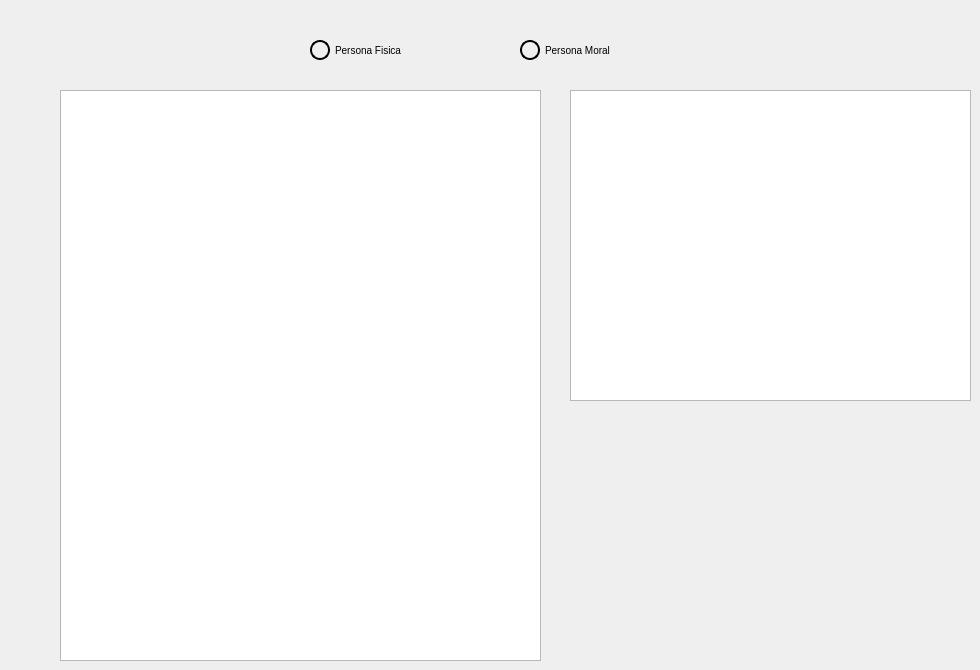
            <widget class="QWidget" name="tab_19">
             <attribute name="title">
              <string>Clientes</string>
             </attribute>
             <widget class="QListWidget" name="clClientesTipo">
              <property name="geometry">
               <rect>
                <x>60</x>
                <y>90</y>
                <width>481</width>
                <height>571</height>
               </rect>
              </property>
             </widget>
             <widget class="QRadioButton" name="clPersonaFisica">
              <property name="geometry">
               <rect>
                <x>310</x>
                <y>40</y>
                <width>92</width>
                <height>20</height>
               </rect>
              </property>
              <property name="styleSheet">
               <string notr="true">QRadioButton {
    color: Black;          
    font-size: 10px;
    spacing: 5px; 
}

QRadioButton::indicator {
    width: 16px;     
    height: 16px;       
    border-radius: 10px;    
    border: 2px solid Black; 
    background-color: transparent; 
}

QRadioButton::indicator:hover {
    background-color: Grey; 
    border: 2px solid Gray; 
}

QRadioButton::indicator:checked {
	background-color: Gray; 
    outline: 1px solid #9b582b;
}</string>
              </property>
              <property name="text">
               <string>Persona Fisica</string>
              </property>
             </widget>
             <widget class="QTextEdit" name="clDetalleCliente">
              <property name="geometry">
               <rect>
                <x>570</x>
                <y>90</y>
                <width>401</width>
                <height>311</height>
               </rect>
              </property>
              <property name="styleSheet">
               <string notr="true">color: Black;
font: 12pt &quot;Segoe UI&quot;;</string>
              </property>
             </widget>
             <widget class="QRadioButton" name="clPersonaMoral">
              <property name="geometry">
               <rect>
                <x>520</x>
                <y>40</y>
                <width>92</width>
                <height>20</height>
               </rect>
              </property>
              <property name="styleSheet">
               <string notr="true">QRadioButton {
    color: Black;          
    font-size: 10px;
    spacing: 5px; 
}

QRadioButton::indicator {
    width: 16px;     
    height: 16px;       
    border-radius: 10px;    
    border: 2px solid Black; 
    background-color: transparent; 
}

QRadioButton::indicator:hover {
    background-color: Grey; 
    border: 2px solid Gray; 
}

QRadioButton::indicator:checked {
	background-color: Gray; 
    outline: 1px solid #9b582b;
}</string>
              </property>
              <property name="text">
               <string>Persona Moral</string>
              </property>
             </widget>
            </widget>
